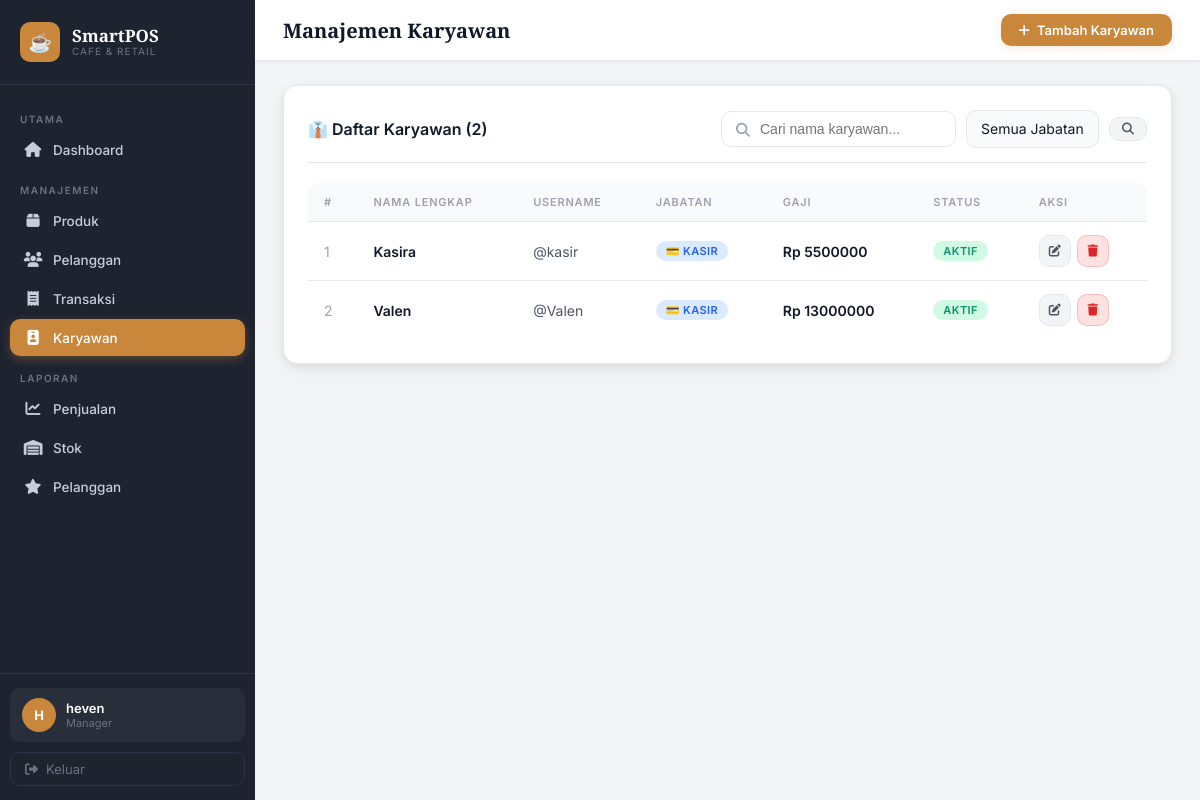
Screenshot of /employees/ (signed in) with the database file from the repository.
### pos/models.py (models this page shows, shortened)
class BaseModel(models.Model):
    created_at = models.DateTimeField(auto_now_add=True)
    updated_at = models.DateTimeField(auto_now=True)
    class Meta:
        abstract = True  # tidak membuat tabel sendiri

class Employee(BaseModel):
    POSITION_CHOICES = [
        ('manager',    'Manager'),
        ('cashier',    'Kasir'),
        ('barista',    'Barista'),
        ('waiter',     'Pelayan'),
        ('supervisor', 'Supervisor'),
    ]
    STATUS_CHOICES = [
        ('active',   'Aktif'),
        ('inactive', 'Tidak Aktif'),
        ('on_leave', 'Cuti'),
    ]
    user            = models.OneToOneField(User, on_delete=models.CASCADE, related_name='employee', verbose_name="Akun Login")
    full_name       = models.CharField(max_length=150, verbose_name="Nama Lengkap")
    position        = models.CharField(max_length=50, choices=POSITION_CHOICES, default='cashier', verbose_name="Jabatan")
    salary          = models.DecimalField(max_digits=12, decimal_places=2, validators=[MinValueValidator(Decimal('0'))], verbose_name="Gaji (Rp)")
    employee_status = models.CharField(max_length=20, choices=STATUS_CHOICES, default='active', verbose_name="Status Karyawan")
    class Meta:
        verbose_name        = "Karyawan"
        verbose_name_plural = "Karyawan"
        ordering            = ['position', 'full_name']
    def __init__(self, *args, **kwargs):
        super().__init__(*args, **kwargs)
        self.__bonus_persen = 0

### pos/views.py (the view)
# urls.py: path('employees/', views.EmployeeListView.as_view(), name='employee_list'),
class EmployeeListView(RoleRequiredMixin, ListView):
    allowed_positions = ('manager', 'supervisor')
    model = Employee
    template_name = 'pos/employees/list.html'
    context_object_name = 'employees'
    login_url = '/login/'
    def get_queryset(self):
        queryset = Employee.objects.select_related('user').all()
        search = self.request.GET.get('search', '')
        position = self.request.GET.get('position', '')
        if search:
            queryset = queryset.filter(full_name__icontains=search)
        if position:
            queryset = queryset.filter(position=position)
        return queryset.order_by('position', 'full_name')
    def get_context_data(self, **kwargs):
        context = super().get_context_data(**kwargs)
        context['page_title'] = 'Manajemen Karyawan'
        context['positions'] = Employee.POSITION_CHOICES
        return context

### pos/context_processors.py (called while the page is built, shortened)
def user_role(request):
    if not request.user.is_authenticated:
        return {}
    if request.user.is_superuser:
        return {
            'user_position':         'manager',
            'user_position_display': 'Manager',
            'is_full_access':        True,
            'can_manage_products':   True,
            'can_manage_employees':  True,
            'can_view_transactions': True,
            'can_create_transaction':True,
            'can_view_customers':    True,
            'can_view_reports':      True,
            'can_view_stock_report': True,
        }

### pos/views.py (called while the page is built)
    def dispatch(self, request, *args, **kwargs):
        if not request.user.is_authenticated:
            return self.handle_no_permission()
        if request.user.is_superuser:
            return super().dispatch(request, *args, **kwargs)
        position = RoleHelper.get_position(request.user)
        if self.allowed_positions and position not in self.allowed_positions:
            messages.error(request, '⛔ Akses ditolak. Anda tidak memiliki izin untuk halaman ini.')
            return redirect('dashboard')
        return super().dispatch(request, *args, **kwargs)

### templates/pos/employees/list.html (shortened to what this page needs)
{% extends 'pos/base.html' %}
{% block page_title %}Manajemen Karyawan{% endblock %}
{% block topbar_actions %}
<a href="{% url 'employee_create' %}" class="btn-new" id="btn_add_employee"><i class="fas fa-plus"></i> Tambah Karyawan</a>
{% endblock %}
{% block content %}
<div class="card">
  <div class="card-header">
    <span class="card-title">👔 Daftar Karyawan ({{ employees|length }})</span>
    <form method="GET" style="display:flex;gap:10px;align-items:center;">
      <div class="search-bar">
        <span class="search-icon"><i class="fas fa-search"></i></span>
        <input type="text" name="search" value="{{ request.GET.search }}" placeholder="Cari nama karyawan...">
      </div>
      <select name="position" class="form-control" style="width:auto;" onchange="this.form.submit()">
        <option value="">Semua Jabatan</option>
      </select>
      <button type="submit" class="btn btn-secondary btn-sm"><i class="fas fa-search"></i></button>
    </form>
  </div>
  {% if employees %}
  <div class="table-wrapper">
    <table>
      <thead><tr><th>#</th><th>Nama Lengkap</th><th>Username</th><th>Jabatan</th><th>Gaji</th><th>Status</th><th>Aksi</th></tr></thead>
      <tbody>
        {% for e in employees %}
        <tr>
          <td style="color:var(--text-muted);">{{ forloop.counter }}</td>
          <td style="font-weight:600;">{{ e.full_name }}</td>
          <td style="color:var(--text-secondary);">@{{ e.user.username }}</td>
          <td>
            {% if e.position == 'manager' %}<span class="badge badge-gold">👑 Manager</span>
            {% elif e.position == 'cashier' %}<span class="badge badge-info">💳 Kasir</span>
            {% elif e.position == 'barista' %}<span class="badge badge-coffee">☕ Barista</span>
            {% else %}<span class="badge badge-coffee">{{ e.get_position_display }}</span>{% endif %}
          </td>
          <td style="color:var(--caramel);font-weight:600;">Rp {{ e.salary|floatformat:0 }}</td>
          <td>
            {% if e.employee_status == 'active' %}<span class="badge badge-success">Aktif</span>
            {% elif e.employee_status == 'on_leave' %}<span class="badge badge-warning">Cuti</span>
            {% else %}<span class="badge badge-danger">Nonaktif</span>{% endif %}
          </td>
          <td>
            <div class="action-group">
              <a href="{% url 'employee_update' e.id %}" class="btn btn-secondary btn-sm btn-icon" id="edit_emp_{{ e.id }}"><i class="fas fa-edit"></i></a>
              <a href="{% url 'employee_delete' e.id %}" class="btn btn-danger btn-sm btn-icon" id="del_emp_{{ e.id }}"><i class="fas fa-trash"></i></a>
            </div>
          </td>
        </tr>
        {% endfor %}
      </tbody>
    </table>
  </div>
  {% else %}
  <div class="empty-state"><div class="empty-icon">👔</div><p>Belum ada karyawan terdaftar.</p></div>
  {% endif %}
</div>
{% endblock %}

### templates/pos/base.html (shortened to what this page needs)
<!DOCTYPE html>
<html lang="id">
<head>
  {% load static %}
  <link rel="stylesheet" href="{% static 'css/style.css' %}">
  <link rel="stylesheet" href="https://cdnjs.cloudflare.com/ajax/libs/font-awesome/6.5.0/css/all.min.css">
</head>
<body>
<div class="app-wrapper">
  <aside class="sidebar">
    <div class="sidebar-brand">
      <div class="brand-icon">☕</div>
      <div>
        <div class="brand-name">SmartPOS</div>
        <div class="brand-sub">Cafe & Retail</div>
      </div>
    </div>
    <nav class="sidebar-nav">
      <div class="nav-section-label">Utama</div>
      <a href="{% url 'dashboard' %}" class="nav-item {% if request.resolver_match.url_name == 'dashboard' %}active{% endif %}">
        <span class="nav-icon"><i class="fas fa-house"></i></span> Dashboard
      </a>
      <div class="nav-section-label">Manajemen</div>
      <a href="{% url 'product_list' %}" class="nav-item {% if 'product' in request.resolver_match.url_name %}active{% endif %}">
        <span class="nav-icon"><i class="fas fa-box"></i></span> Produk
      </a>
      {% if can_view_customers %}
      <a href="{% url 'customer_list' %}" class="nav-item {% if 'customer' in request.resolver_match.url_name and request.resolver_match.url_name != 'report_customers' %}active{% endif %}">
        <span class="nav-icon"><i class="fas fa-users"></i></span> Pelanggan
      </a>
      {% endif %}
      {% if can_view_transactions %}
      <a href="{% url 'transaction_list' %}" class="nav-item {% if 'transaction' in request.resolver_match.url_name %}active{% endif %}">
        <span class="nav-icon"><i class="fas fa-receipt"></i></span> Transaksi
      </a>
      {% endif %}
      {% if can_manage_employees %}
      <a href="{% url 'employee_list' %}" class="nav-item {% if 'employee' in request.resolver_match.url_name %}active{% endif %}">
        <span class="nav-icon"><i class="fas fa-id-badge"></i></span> Karyawan
      </a>
      {% endif %}
      {% if is_full_access or can_view_stock_report %}
      <div class="nav-section-label">Laporan</div>
      {% if is_full_access %}
      <a href="{% url 'report_sales' %}" class="nav-item {% if request.resolver_match.url_name == 'report_sales' %}active{% endif %}">
        <span class="nav-icon"><i class="fas fa-chart-line"></i></span> Penjualan
      </a>
      {% endif %}
      {% if can_view_stock_report %}
      <a href="{% url 'report_stock' %}" class="nav-item {% if request.resolver_match.url_name == 'report_stock' %}active{% endif %}">
        <span class="nav-icon"><i class="fas fa-warehouse"></i></span> Stok
      </a>
      {% endif %}
      {% if is_full_access %}
      <a href="{% url 'report_customers' %}" class="nav-item {% if request.resolver_match.url_name == 'report_customers' %}active{% endif %}">
        <span class="nav-icon"><i class="fas fa-star"></i></span> Pelanggan
      </a>
      {% endif %}
      {% endif %}
    </nav>
    <div class="sidebar-footer">
      <div class="user-card">
        <div class="user-avatar">{{ request.user.username|slice:":1"|upper }}</div>
        <div>
          <div class="user-name">{{ request.user.get_full_name|default:request.user.username }}</div>
          <div class="user-role">{{ user_position_display|default:"Kasir" }}</div>
        </div>
      </div>
      <a href="{% url 'logout' %}" class="btn-logout">
        <i class="fas fa-sign-out-alt"></i> Keluar
      </a>
    </div>
  </aside>
  <main class="main-content">
    <div class="topbar">
      <h1 class="page-title">{% block page_title %}Dashboard{% endblock %}</h1>
      <div class="topbar-right">
        {% block topbar_actions %}{% endblock %}
      </div>
    </div>
    <div class="page-body">
      {% block content %}{% endblock %}
    </div>
  </main>
</div>
{% load static %}
</body>
</html>

### rows the page displays
Employee: full_name "Kasira", user.username "kasir", position "💳 KASIR", salary "5500000", employee_status "AKTIF"
Employee: full_name "Valen", user.username "Valen", position "💳 KASIR", salary "13000000", employee_status "AKTIF"

### other values shown
{{ request.user.username|slice:":1"|upper }} "H"
{{ request.user.get_full_name|default:request.user.username }} "heven"
{{ user_position_display|default:"Kasir" }} "Manager"
{{ employees|length }} "2"
